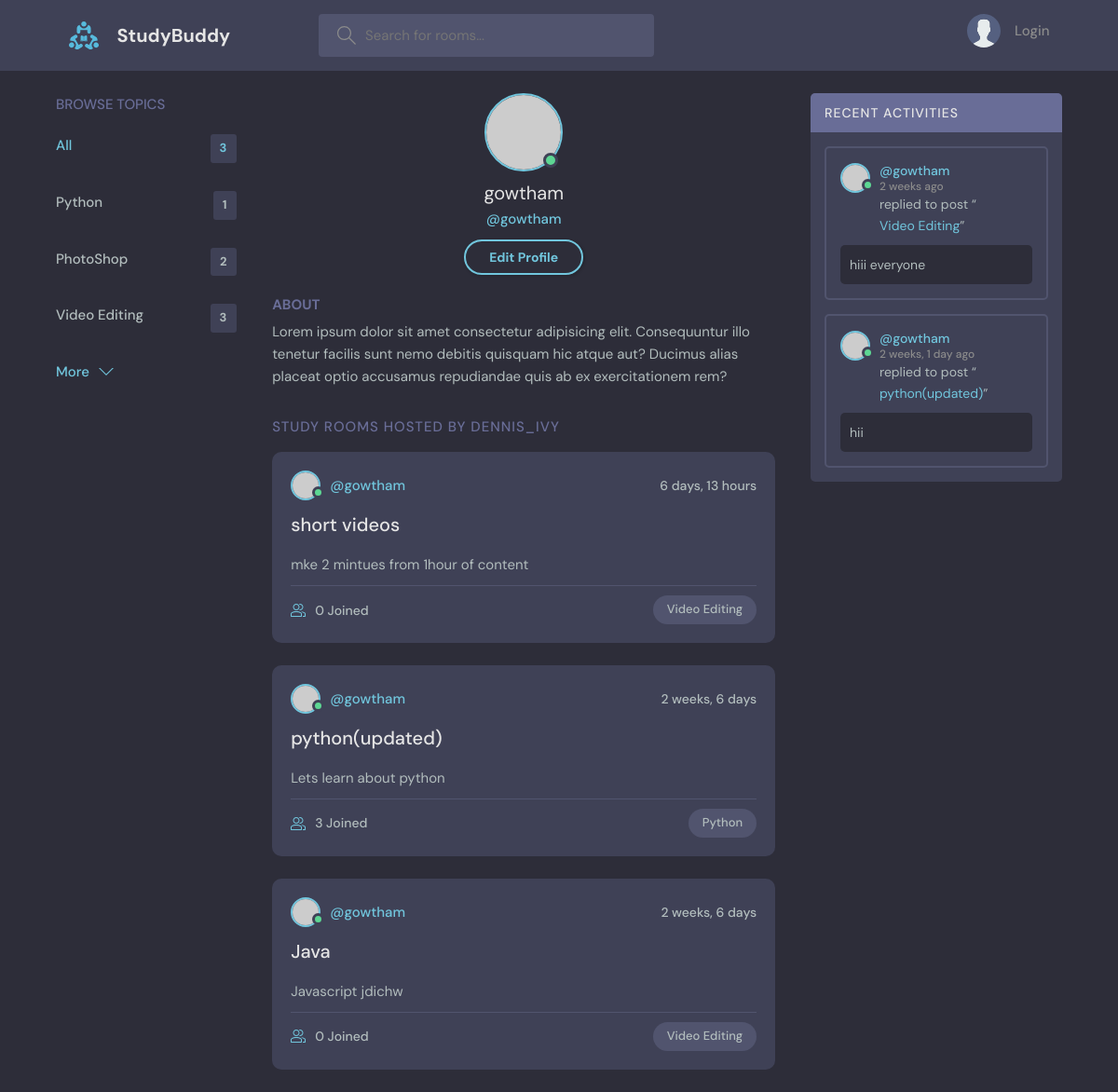
The app's page /profile/1 with its own data.
### core/models.py (models this page shows, shortened)
class Topics(models.Model):
    name = models.CharField(max_length=200)

class Room(models.Model):
    host = models.ForeignKey(User, on_delete=models.SET_NULL,null = True)
    topic = models.ForeignKey(Topics, on_delete=models.SET_NULL,null = True)
    name = models.CharField(max_length = 100)
    descriptions  = models.TextField(null=True,blank = True)
    updated = models.DateTimeField(auto_now= True)
    created = models.DateTimeField(auto_now_add=True)
    participants = models.ManyToManyField(User,related_name = 'participants',blank = True)
    class Meta:
        ordering = ['-updated','-created']
    def __str__(self):
        return self.name

class Message(models.Model):
    user = models.ForeignKey(User, on_delete= models.CASCADE)
    room = models.ForeignKey(Room, on_delete= models.CASCADE)
    body = models.TextField()
    updated = models.DateTimeField(auto_now= True)
    created = models.DateTimeField(auto_now_add=True)
    class Meta:
        ordering = ['-created']

### core/views.py (the view)
# urls.py: path('profile/<str:pk>',userProfile,name ='user-profile')
def userProfile(request,pk):
    user = User.objects.get(id=pk)
    rooms = user.room_set.all()
    topics = Topics.objects.all()
    recent_activity = user.message_set.all()
    context = {'user':user,'rooms':rooms,'topics':topics,'recent_activity':recent_activity}
    return render(request,'profile.html',context)

### core/templates/profile.html
{% extends 'main.html' %}
{% block content %}
  <main class="profile-page layout layout--3">
    <div class="container">
      {% include 'topics_component.html'%}
      <div class="roomList">
        <div class="profile">
          <div class="profile__avatar">
            <div class="avatar avatar--large active">
              <img src="https://randomuser.me/api/portraits/men/11.jpg" />
            </div>
          </div>
          <div class="profile__info">
            <h3>{{user.username}}</h3>
            <p>@{{user.username}}</p>
            <a href="edit-user.html" class="btn btn--main btn--pill">Edit Profile</a>
          </div>
          <div class="profile__about">
            <h3>About</h3>
            <p>
              Lorem ipsum dolor sit amet consectetur adipisicing elit. Consequuntur illo tenetur
              facilis sunt nemo debitis quisquam hic atque aut? Ducimus alias placeat optio
              accusamus repudiandae quis ab ex exercitationem rem?
            </p>
          </div>
        </div>
        <div class="roomList__header">
          <div>
            <h2>Study Rooms Hosted by dennis_ivy</a>
            </h2>
          </div>
        </div>
        {% include 'feed_component.html'%}
      </div>
       <div class="activities">
      {% include 'activity_component.html'%}
       </div>
    </div>
  </main>
{% endblock content %}

### core/templates/topics_component.html
 <div class="topics">
          <div class="topics__header">
            <h2>Browse Topics</h2>
          </div>
          <ul class="topics__list">
            <li>
              <a href="{% url 'home'%}" class="active">All <span>{{topics.count}}</span></a>
            </li>
            {% for topic in topics%}
            <li>
              <a href="{% url 'home'%}?q={{topic.name}}">{{topic.name}}<span>{{topic.room_set.all.count}}</span></a>
            </li>
            {%endfor%}
          </ul>
          <a class="btn btn--link" href="topics.html">
            More
            <svg version="1.1" xmlns="http://www.w3.org/2000/svg" width="32" height="32" viewBox="0 0 32 32">
              <title>chevron-down</title>
              <path d="M16 21l-13-13h-3l16 16 16-16h-3l-13 13z"></path>
            </svg>
          </a>
        </div>

### core/templates/feed_component.html (shortened to what this page needs)
{% for room in rooms %}
<div class="roomListRoom">
            <div class="roomListRoom__header">
              <a href="{% url 'user-profile' room.host.id %}" class="roomListRoom__author">
                <div class="avatar avatar--small active">
                  <img src="https://randomuser.me/api/portraits/men/11.jpg" />
                </div>
                <span>@{{room.host}}</span>
              </a>
              <div class="roomListRoom__actions">
                <span>{{room.created|timesince}}</span>
              </div>
            </div>
            <div class="roomListRoom__content">
              <a href="room/{{ room.id }}/">{{room.name}}</a>
              <p>
                {{room.descriptions}}
              </p>
            </div>
            <div class="roomListRoom__meta">
              <a class="roomListRoom__joined">
                {{room.participants.count}} Joined
              </a>
              <p class="roomListRoom__topic">{{room.topic.name}}</p>
            </div>
          </div>
{% endfor%}

### core/templates/activity_component.html (shortened to what this page needs)
 <div class="activities__header">
            <h2>Recent Activities</h2>
          </div>
         {% for message in recent_activity %}
          <div class="activities__box">
            <div class="activities__boxHeader roomListRoom__header">
              <a href="{% url 'user-profile' message.user.id %}" class="roomListRoom__author">
                <div class="avatar avatar--small active">
                  <img src="https://randomuser.me/api/portraits/men/13.jpg" />
                </div>
                <p>
                  @{{message.user}}
                  <span>{{message.created|timesince}} ago</span>
                </p>
              </a>
            </div>
            <div class="activities__boxContent">
              <p>replied to post “<a href="{%url 'room' message.room.id%}">{{message.room}}</a>”</p>
              <div class="activities__boxRoomContent">
                {{message.body}}
              </div>
            </div>
          </div>
          {% endfor %}

### records on screen
Topics: name "Python", room_set.all.count "1"
Topics: name "PhotoShop", room_set.all.count "2"
Topics: name "Video Editing", room_set.all.count "3"
Room: host "gowtham", created "6 days, 13 hours", name "short videos", descriptions "mke 2 mintues from 1hour of content", participants.count "0", topic.name "Video Editing"
Room: host "gowtham", created "2 weeks, 6 days", name "python(updated)", descriptions "Lets learn about python", participants.count "3", topic.name "Python"
Room: host "gowtham", created "2 weeks, 6 days", name "Java", descriptions "Javascript jdichw", participants.count "0", topic.name "Video Editing"
Message: user "gowtham", created "2 weeks", room "Video Editing", body "hiii everyone"
Message: user "gowtham", created "2 weeks, 1 day", room "python(updated)", body "hii"

### other values on screen
{{ topics.count }} "3"
{{ user.username }} "gowtham"
